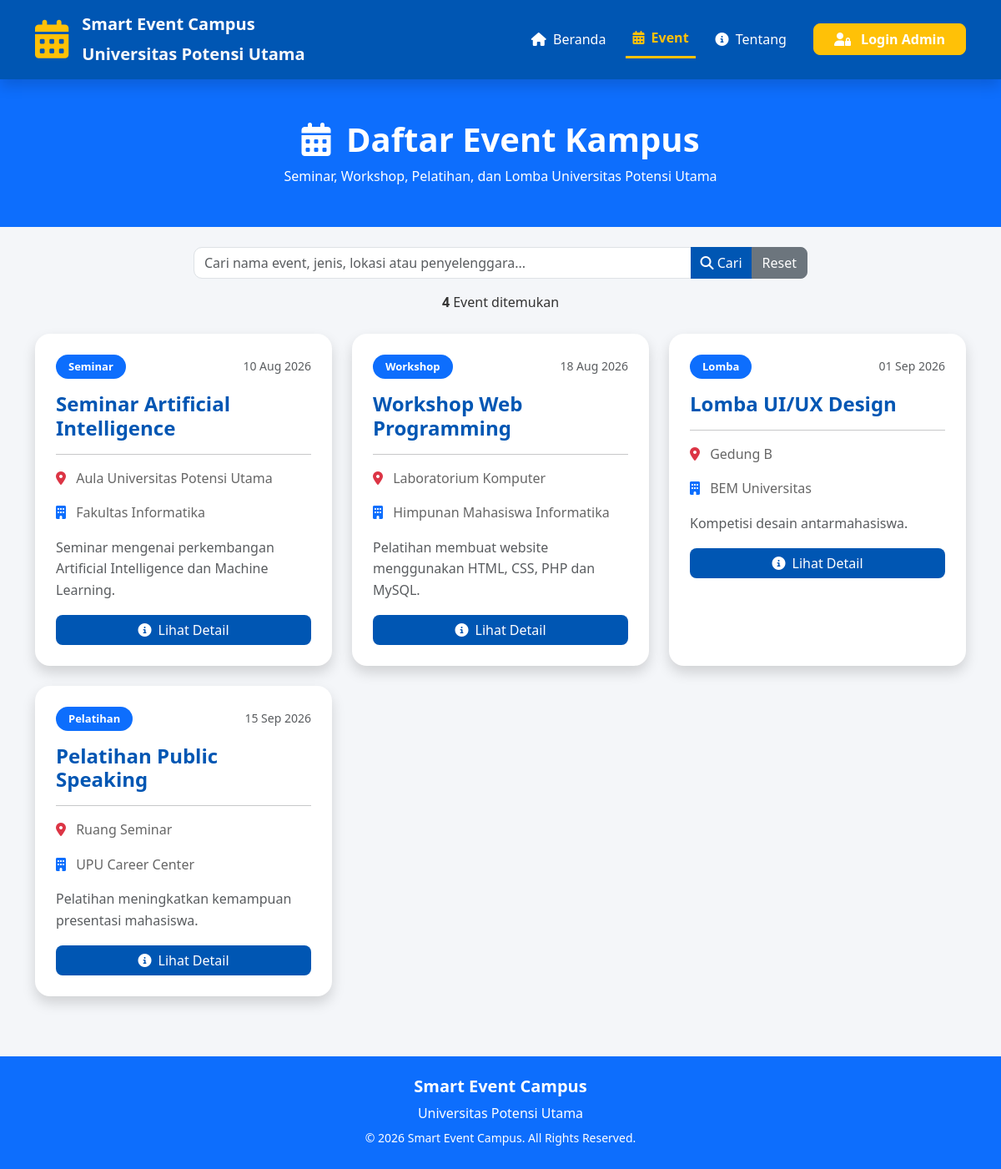
/event.php, run on the app's committed database.
### tables this page shows
CREATE TABLE event (
    id_event INT AUTO_INCREMENT PRIMARY KEY,
    nama_event VARCHAR(150) NOT NULL,
    jenis_event ENUM('Seminar','Workshop','Pelatihan','Lomba') NOT NULL,
    tanggal DATE NOT NULL,
    lokasi VARCHAR(150) NOT NULL,
    penyelenggara VARCHAR(150) NOT NULL,
    deskripsi TEXT NOT NULL
);

### event.php (the view, shortened to what this page needs)
<?php
include "config/koneksi.php";
$cari = "";
if (isset($_GET['cari']) && $_GET['cari'] != "") {
    $cari = mysqli_real_escape_string($conn, $_GET['cari']);
    $query = mysqli_query($conn, "
        SELECT *
        FROM event
        WHERE nama_event LIKE '%$cari%'
        OR jenis_event LIKE '%$cari%'
        OR lokasi LIKE '%$cari%'
        OR penyelenggara LIKE '%$cari%'
        ORDER BY tanggal ASC
    ");
} else {
    $query = mysqli_query($conn, "
        SELECT *
        FROM event
        ORDER BY tanggal ASC
    ");
}
$total = mysqli_num_rows($query);
?>
<!DOCTYPE html>
<html lang="id">
<head>
<link href="https://cdn.jsdelivr.net/npm/bootstrap@5.3.3/dist/css/bootstrap.min.css" rel="stylesheet">
<link href="https://cdnjs.cloudflare.com/ajax/libs/font-awesome/6.5.2/css/all.min.css" rel="stylesheet">
<link rel="stylesheet" href="assets/css/style.css">
</head>
<body>
<?php include "assets/navbar.php"; ?>
<section class="bg-primary text-white py-5">
<div class="container text-center">
<h1 class="fw-bold">
<i class="fa-solid fa-calendar-days me-2"></i>
Daftar Event Kampus
</h1>
<p class="mb-0">
Seminar, Workshop, Pelatihan, dan Lomba Universitas Potensi Utama
</p>
</div>
</section>
<div class="container py-4">
<form method="GET">
<div class="row justify-content-center">
<div class="col-lg-8">
<div class="input-group">
<input
type="text"
name="cari"
class="form-control"
placeholder="Cari nama event, jenis, lokasi atau penyelenggara..."
value="<?= htmlspecialchars($cari); ?>">
<button class="btn btn-primary" type="submit">
<i class="fa-solid fa-search"></i>
Cari
</button>
<a href="event.php" class="btn btn-secondary">
Reset
</a>
</div>
</div>
</div>
</form>
<div class="mt-3 text-center">
<strong><?= $total; ?></strong> Event ditemukan
</div>
</div>
<div class="container pb-5">
<div class="row">
<?php if($total > 0){ ?>
<?php while($data = mysqli_fetch_assoc($query)){ ?>
<div class="col-lg-4 col-md-6 mb-4">
<div class="card h-100 shadow border-0">
<div class="card-body">
<div class="d-flex justify-content-between align-items-center">
<span class="badge bg-primary">
<?= htmlspecialchars($data['jenis_event']); ?>
</span>
<small class="text-muted">
<?= date("d M Y", strtotime($data['tanggal'])); ?>
</small>
</div>
<h4 class="mt-3">
<?= htmlspecialchars($data['nama_event']); ?>
</h4>
<hr>
<p>
<i class="fa-solid fa-location-dot text-danger me-2"></i>
<?= htmlspecialchars($data['lokasi']); ?>
</p>
<p>
<i class="fa-solid fa-building text-primary me-2"></i>
<?= htmlspecialchars($data['penyelenggara']); ?>
</p>
<p class="text-muted">
<?= htmlspecialchars(mb_strimwidth($data['deskripsi'], 0, 120, "...")); ?>
</p>
<a href="detail.php?id=<?= $data['id_event']; ?>" class="btn btn-primary w-100">
<i class="fa-solid fa-circle-info me-1"></i>
Lihat Detail
</a>
</div>
</div>
</div>
<?php } ?>
<?php } ?>
</div>
</div>
<footer class="bg-primary text-white text-center py-4">
<div class="container">
<h5 class="fw-bold">
Smart Event Campus
</h5>
<p class="mb-1">
Universitas Potensi Utama
</p>
<small>
© 2026 Smart Event Campus. All Rights Reserved.
</small>
</div>
</footer>
</body>
</html>

### assets/navbar.php (shortened to what this page needs)
<?php
$current = basename($_SERVER['PHP_SELF']);
?>
<nav class="navbar navbar-expand-lg navbar-dark bg-primary shadow sticky-top">
    <div class="container">
        <a class="navbar-brand d-flex align-items-center" href="index.php">
            <i class="fa-solid fa-calendar-days fa-2x text-warning me-3"></i>
            <div>
                <div class="fw-bold fs-5">
                    Smart Event Campus
                </div>
                <small class="text-light">
                    Universitas Potensi Utama
                </small>
            </div>
        </a>
        <div class="collapse navbar-collapse" id="navbarNav">
            <ul class="navbar-nav ms-auto align-items-lg-center">
                <li class="nav-item">
                    <a class="nav-link <?= ($current == "index.php") ? "active" : ""; ?>" href="index.php">
                        <i class="fa-solid fa-house me-1"></i>
                        Beranda
                    </a>
                </li>
                <li class="nav-item">
                    <a class="nav-link <?= ($current == "event.php") ? "active" : ""; ?>" href="event.php">
                        <i class="fa-solid fa-calendar-days me-1"></i>
                        Event
                    </a>
                </li>
                <li class="nav-item">
                    <a class="nav-link <?= ($current == "tentang.php") ? "active" : ""; ?>" href="tentang.php">
                        <i class="fa-solid fa-circle-info me-1"></i>
                        Tentang
                    </a>
                </li>
                <li class="nav-item ms-lg-3 mt-3 mt-lg-0">
                    <a href="login.php" class="btn btn-warning fw-bold px-4">
                        <i class="fa-solid fa-user-lock me-2"></i>
                        Login Admin
                    </a>
                </li>
            </ul>
        </div>
    </div>
</nav>

### assets/css/style.css (style rules this page uses)
* { margin:0; padding:0; box-sizing:border-box; font-family:'Segoe UI',sans-serif; }
html { scroll-behavior:smooth; }
body { background:#f4f6f9; color:#333; line-height:1.6; }
.navbar { background:#0056b3 !important; box-shadow:0 3px 12px rgba(0,0,0,.15); }
.navbar-brand { font-size:23px; font-weight:bold; color:#fff !important; }
.nav-link { color:#fff !important; font-weight:500; margin:0 8px; transition:.3s; }
.nav-link.active { color:#ffc107 !important; border-bottom:3px solid #ffc107; font-weight:bold; }
section { padding:70px 0; }
.card { border:none; border-radius:18px; box-shadow:0 10px 25px rgba(0,0,0,.08); transition:.35s; }
.card-body { padding:25px; }
.card h4 { color:#0056b3; font-weight:bold; }
.card p { color:#666; }
.badge { font-size:13px; padding:8px 15px; border-radius:20px; }
.btn { border-radius:8px; transition:.3s; }
.btn-primary { background:#0056b3; border:none; }
.btn-warning { color:#fff; }
.form-control, .form-select { border-radius:10px; }
.fa-solid { color:inherit; }
footer { background:#0056b3; color:#fff; text-align:center; padding:25px; }

### data on the page
event: jenis_event "Seminar", tanggal "10 Aug 2026", nama_event "Seminar Artificial Intelligence", lokasi "Aula Universitas Potensi Utama", penyelenggara "Fakultas Informatika", deskripsi "Seminar mengenai perkembangan Artificial Intelligence dan Machine Learning."
event: jenis_event "Workshop", tanggal "18 Aug 2026", nama_event "Workshop Web Programming", lokasi "Laboratorium Komputer", penyelenggara "Himpunan Mahasiswa Informatika", deskripsi "Pelatihan membuat website menggunakan HTML, CSS, PHP dan MySQL."
event: jenis_event "Lomba", tanggal "01 Sep 2026", nama_event "Lomba UI/UX Design", lokasi "Gedung B", penyelenggara "BEM Universitas", deskripsi "Kompetisi desain antarmahasiswa."
event: jenis_event "Pelatihan", tanggal "15 Sep 2026", nama_event "Pelatihan Public Speaking", lokasi "Ruang Seminar", penyelenggara "UPU Career Center", deskripsi "Pelatihan meningkatkan kemampuan presentasi mahasiswa."

### other printed values
$total "4"
